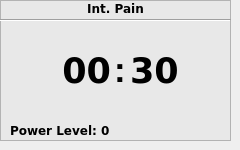
     <widget class="QWidget" name="IntPainStack">
      <widget class="QLabel" name="timeSeperator_4">
       <property name="geometry">
        <rect>
         <x>110</x>
         <y>50</y>
         <width>20</width>
         <height>41</height>
        </rect>
       </property>
       <property name="text">
        <string>&lt;html&gt;&lt;head/&gt;&lt;body&gt;&lt;p align=&quot;center&quot;&gt;&lt;span style=&quot; font-size:26pt; font-weight:600;&quot;&gt;:&lt;/span&gt;&lt;/p&gt;&lt;/body&gt;&lt;/html&gt;</string>
       </property>
      </widget>
      <widget class="Line" name="line_23">
       <property name="geometry">
        <rect>
         <x>0</x>
         <y>10</y>
         <width>231</width>
         <height>20</height>
        </rect>
       </property>
       <property name="orientation">
        <enum>Qt::Horizontal</enum>
       </property>
      </widget>
      <widget class="QLabel" name="intPainTimer">
       <property name="geometry">
        <rect>
         <x>130</x>
         <y>50</y>
         <width>51</width>
         <height>41</height>
        </rect>
       </property>
       <property name="font">
        <font>
         <family>DejaVu Sans</family>
         <pointsize>26</pointsize>
         <weight>75</weight>
         <bold>true</bold>
        </font>
       </property>
       <property name="text">
        <string>30</string>
       </property>
      </widget>
      <widget class="QLabel" name="intPainTimer_minutes">
       <property name="geometry">
        <rect>
         <x>60</x>
         <y>50</y>
         <width>51</width>
         <height>41</height>
        </rect>
       </property>
       <property name="font">
        <font>
         <family>DejaVu Sans</family>
         <pointsize>26</pointsize>
         <weight>75</weight>
         <bold>true</bold>
        </font>
       </property>
       <property name="mouseTracking">
        <bool>true</bool>
       </property>
       <property name="text">
        <string>&lt;html&gt;&lt;head/&gt;&lt;body&gt;&lt;p align=&quot;right&quot;&gt;00&lt;/p&gt;&lt;/body&gt;&lt;/html&gt;</string>
       </property>
       <property name="alignment">
        <set>Qt::AlignRight|Qt::AlignTrailing|Qt::AlignVCenter</set>
       </property>
      </widget>
      <widget class="QLabel" name="powerLevelLabel_intPain">
       <property name="geometry">
        <rect>
         <x>10</x>
         <y>120</y>
         <width>131</width>
         <height>21</height>
        </rect>
       </property>
       <property name="font">
        <font>
         <family>DejaVu Sans</family>
         <weight>75</weight>
         <bold>true</bold>
        </font>
       </property>
       <property name="text">
        <string>Power Level: 0</string>
       </property>
      </widget>
      <widget class="QListWidget" name="intPainBackDrop">
       <property name="geometry">
        <rect>
         <x>0</x>
         <y>0</y>
         <width>231</width>
         <height>141</height>
        </rect>
       </property>
       <property name="styleSheet">
        <string notr="true">background-color: rgb(232, 232, 232);</string>
       </property>
       <item>
        <property name="text">
         <string>Int. Pain</string>
        </property>
        <property name="font">
         <font>
          <family>DejaVu Sans</family>
          <weight>75</weight>
          <bold>true</bold>
         </font>
        </property>
        <property name="textAlignment">
         <set>AlignCenter</set>
        </property>
       </item>
      </widget>
      <zorder>intPainBackDrop</zorder>
      <zorder>timeSeperator_4</zorder>
      <zorder>line_23</zorder>
      <zorder>intPainTimer</zorder>
      <zorder>intPainTimer_minutes</zorder>
      <zorder>powerLevelLabel_intPain</zorder>
     </widget>
